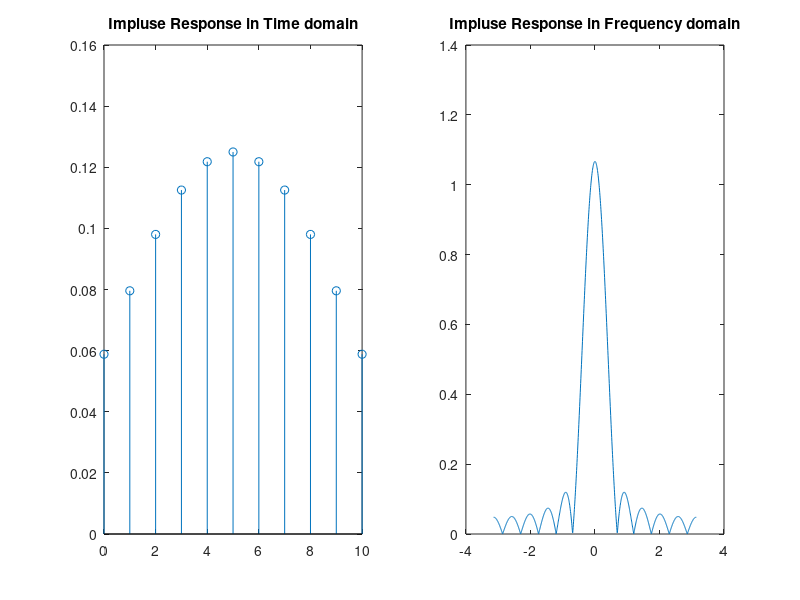
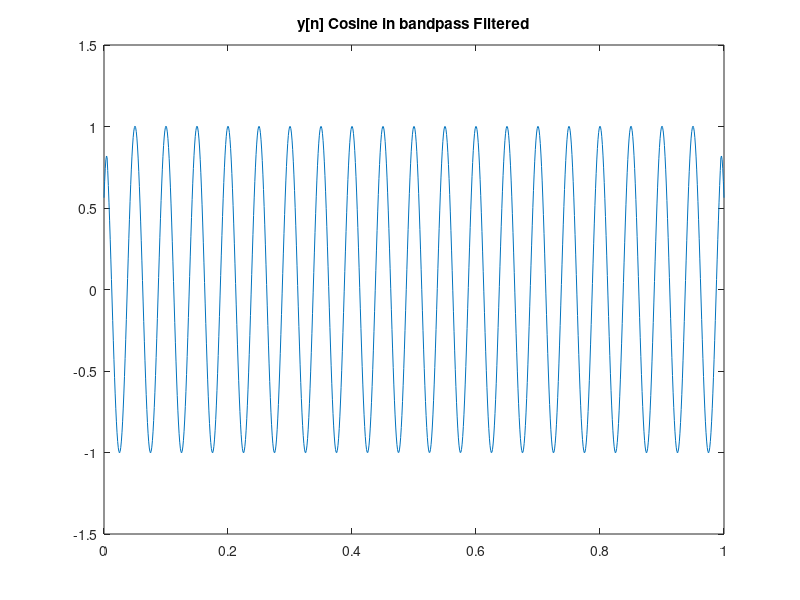
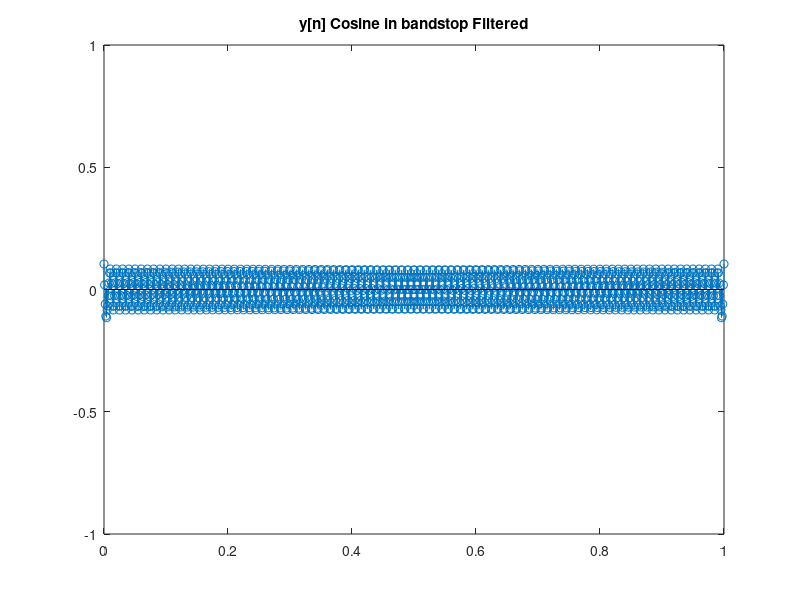
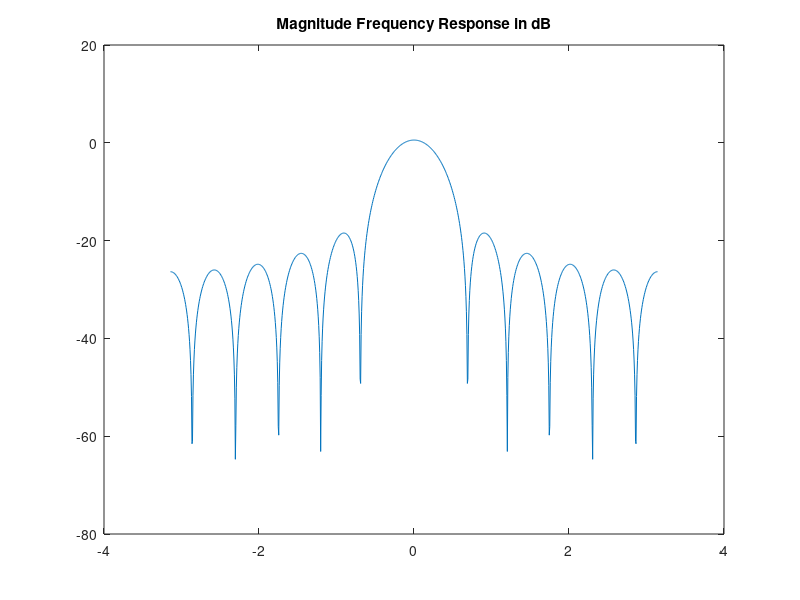

The MATLAB script that drew these images, in order:
% Discrete Time Signals, Homework 7: FIR
% Mohak Kant
% Answers included in comments of this matlab file. Please Press enter
% after each part is executed to move to the next part. Current executing
% part is displayed in the console

clc; clear; close all;

%% Part 1: Create Impulse Response and plot it
N = 10;
omega_c = pi/8;
n = 0:N;
h_n = (omega_c/pi)*sinc(omega_c*(n-N/2)/pi);
subplot(121)
stem(n,h_n);
title('Impluse Response in Time domain')

input('Part 1, press enter to continue')

%% Part 2 and 3: Impulse Response in Freq Domain
omega = linspace(-pi,pi,1000);
H = freqz(h_n,1,omega);
magnitudeFreqResH = abs(H);
subplot(122)
plot(omega,magnitudeFreqResH); 
title('Impluse Response in Frequency domain')
input('Part 2 and 3, press enter to continue')
% 3: This Clearly shows that the frequency response has even
   % symmetry
                
%% Part 4
% 4: The filter given is a lowpass filter. Omega_c = pi/10 = approx +/- 0.311

%% Part 5: Cosine in Passband
fs = 1000;
t = linspace(0,1,fs);
omega_in_bandpass = pi/10;
cos_X = cos(40*pi*t);
figure
% subplot(121)
% plot(t,cos_X);
% title('x[n] Cosine with frequency in BandPass')
y_n = conv(cos_X,h_n,'same');
% subplot(122)
plot(t,y_n);
title('y[n] Cosine in bandpass Filtered')
input('Part 5, press enter to continue')
% Frequency Domain Analysis: As the frequency of cosine is in the bandpass
% region of the Frequency Magnitude Response Filter, the cosine wave is
% left without any change.

%% Part 6: Cosine in Stopband
t = linspace(0,1,1000);
omega_in_bandpass = pi;
cos_X = cos(200*pi*t);
figure
% subplot(121)
% plot(t,cos_X);
% title('x[n] Cosine with frequency in BandStop')
y_n = conv(cos_X,h_n,'same');
% subplot(122)
stem(t,y_n);
title('y[n] Cosine in bandstop Filtered')
ylim([-1 1])
% Frequency Domain Analysis: As the frequency of cosine is in the bandstop
% region of the Frequency Magnitude Response Filter, the cosine wave is
% filtered.
input('Part 6, press enter to continue')
%% Part 7: Magnitude Frequency Response in Decibels
figure
plot(omega,20*log10(magnitudeFreqResH)); 
title('Magnitude Frequency Response in dB')

% On Linear Scale:
% -10db = 0.3162
% -20db = 0.1
% -30db = 0.0316
% -40db = 0.01
input('Part 7, press enter to continue')
%% Part 8: Bandpass Shift
h_n_shifted_left = h_n.*exp(-1i*pi/2*n);
H_shfited_left = freqz(h_n_shifted_left,1,omega);
magnitudeFreqResH_left = abs(H_shfited_left);
h_n_shifted_right = h_n.*exp(1i*pi/2*n);
H_shfited_right = freqz(h_n_shifted_right,1,omega);
magnitudeFreqResH_right = abs(H_shfited_right);

indeces_om_left = find(omega<= 0);
indeces_om_right = find(omega > 0);
a = [magnitudeFreqResH_left(indeces_om_left),...
    magnitudeFreqResH_right(indeces_om_right)];

figure
subplot(121)
stem(n,h_n_shifted_left+h_n_shifted_right); 
title('Impulse Response With shifted bandpass centers at +/- pi/2')

subplot(122)
plot(omega,a); 
title('Frequency Response With shifted bandpass centers at +/- pi/2')
input('Part 8, press enter to continue')